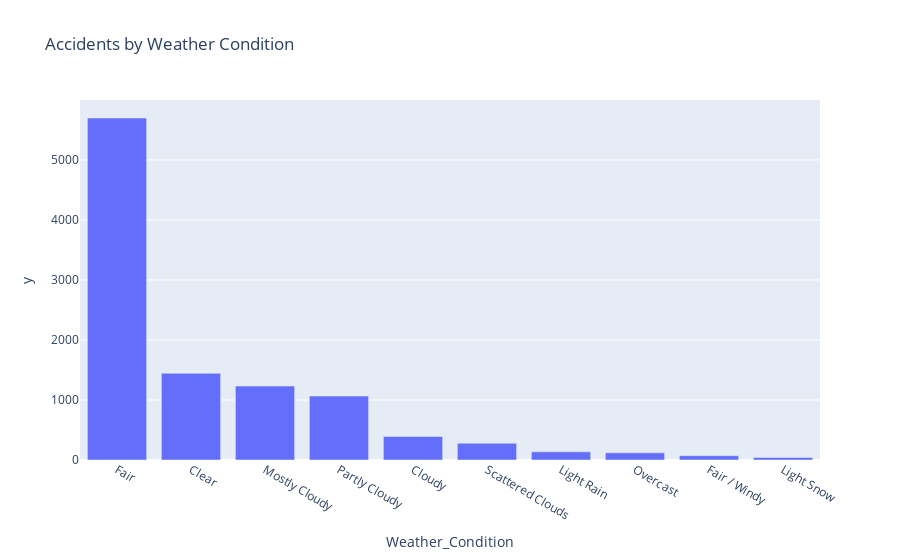

Notebook source saved alongside this figure:
### Code cell
# plot top 10 weather condition
fig = px.bar(weather, x=weather.index, y=weather.values, title='Accidents by Weather Condition')
fig.show()

### Figure 1 — Plotly figure (JSON) as saved in the notebook; plotly's stock layout.template omitted (floating-point values rounded to 4 significant figures)
{"data": [{"alignmentgroup": "True", "hovertemplate": "Weather_Condition=%{x}<br>y=%{y}<extra></extra>", "legendgroup": "", "marker": {"color": "#636efa", "pattern": {"shape": ""}}, "name": "", "offsetgroup": "", "orientation": "v", "showlegend": false, "textposition": "auto", "type": "bar", "x": ["Fair", "Clear", "Mostly Cloudy", "Partly Cloudy", "Cloudy", "Scattered Clouds", "Light Rain", "Overcast", "Fair / Windy", "Light Snow"], "xaxis": "x", "y": [5698, 1444, 1232, 1065, 392, 279, 136, 119, 72, 42], "yaxis": "y"}], "layout": {"barmode": "relative", "legend": {"tracegroupgap": 0}, "title": {"text": "Accidents by Weather Condition"}, "xaxis": {"anchor": "y", "domain": [0, 1], "title": {"text": "Weather_Condition"}}, "yaxis": {"anchor": "x", "domain": [0, 1], "title": {"text": "y"}}}}
